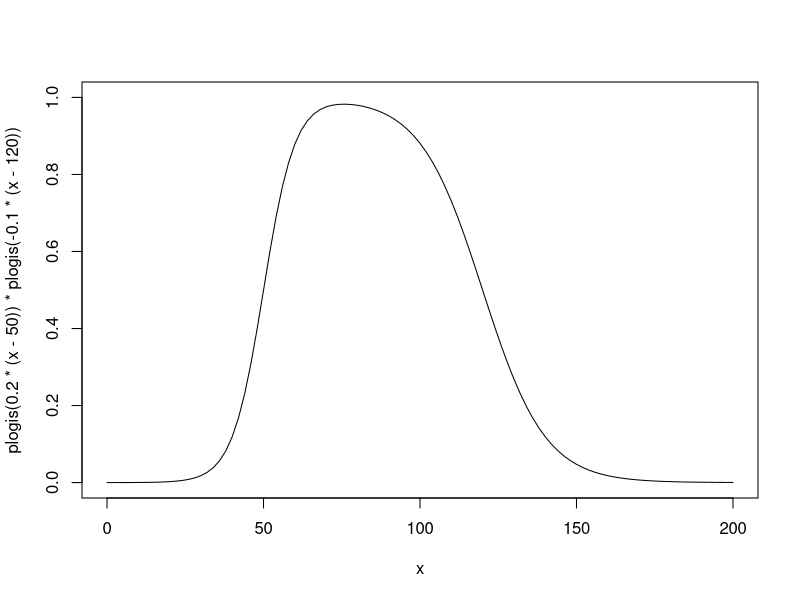
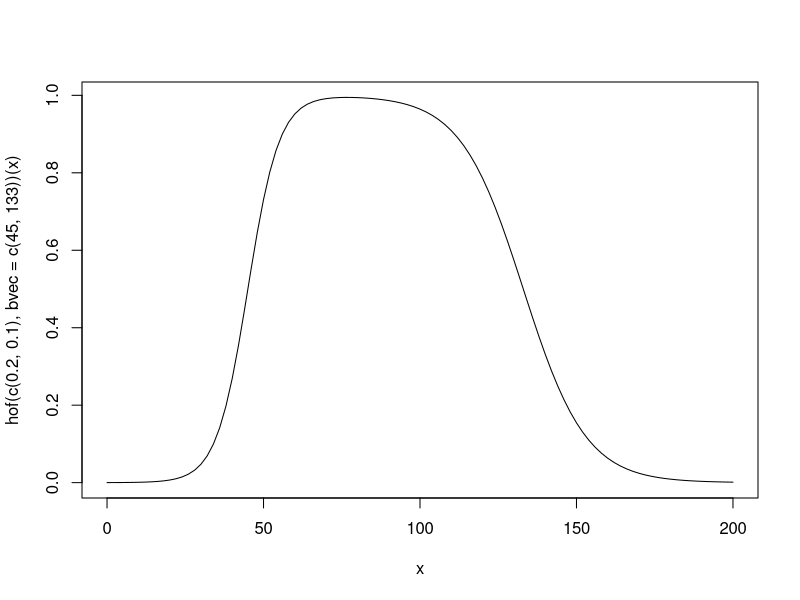
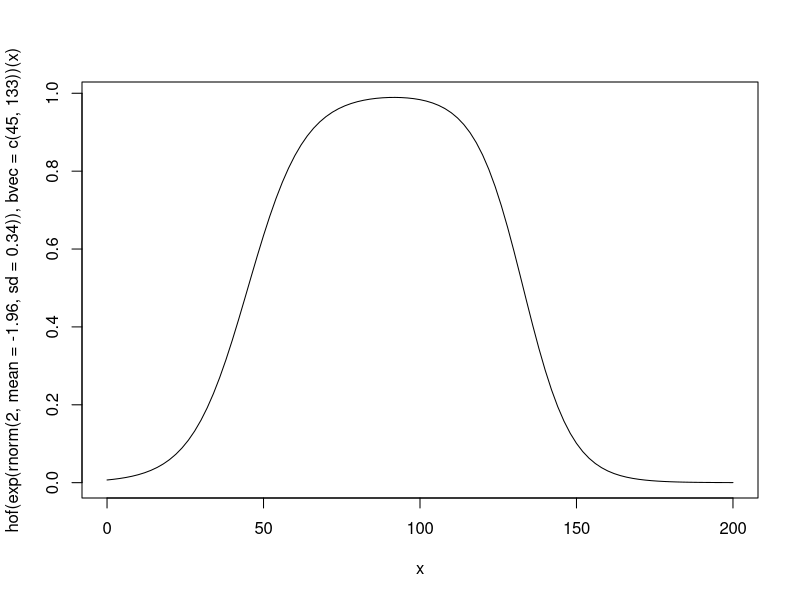
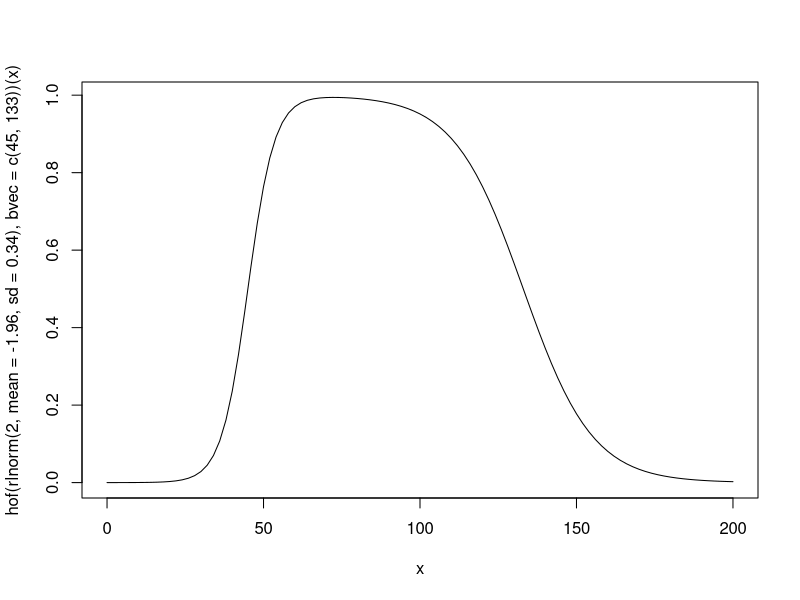
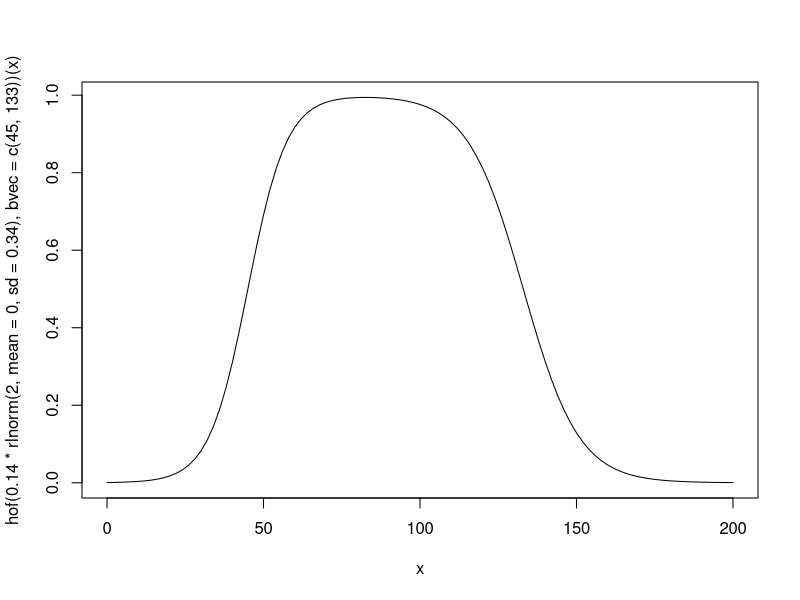
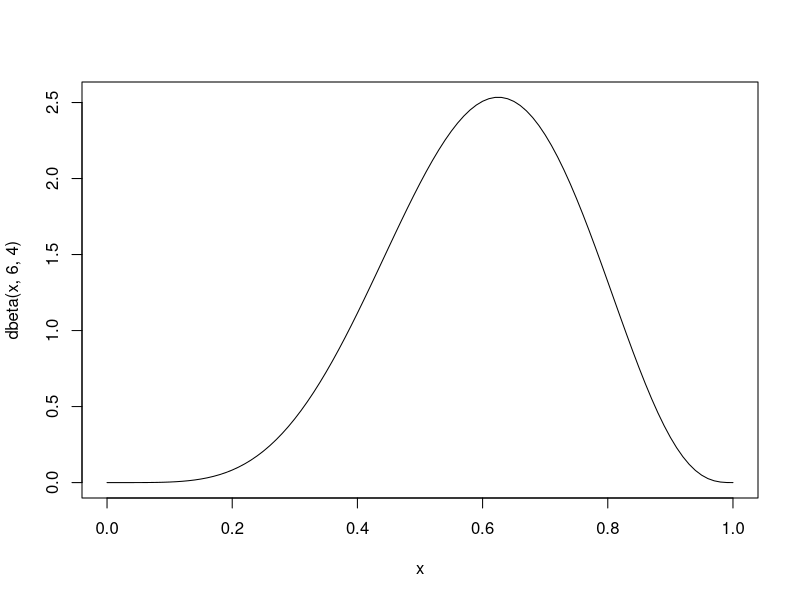
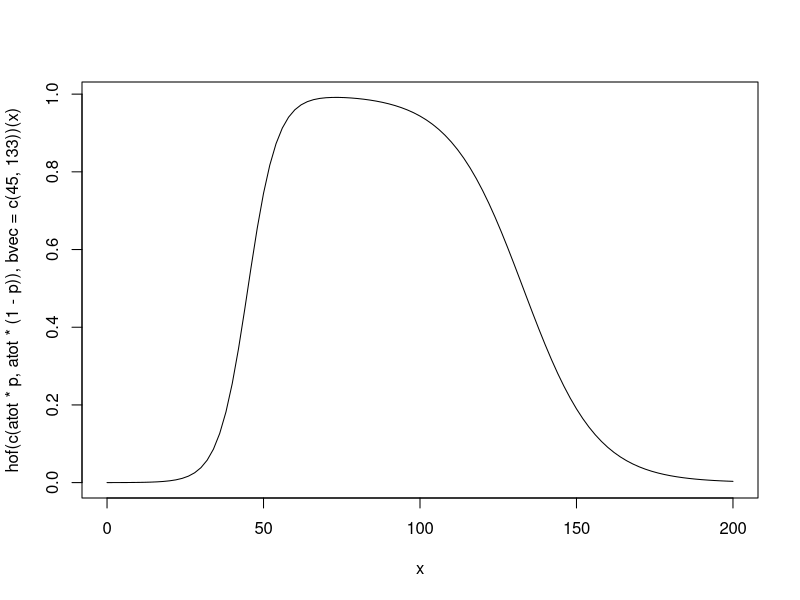
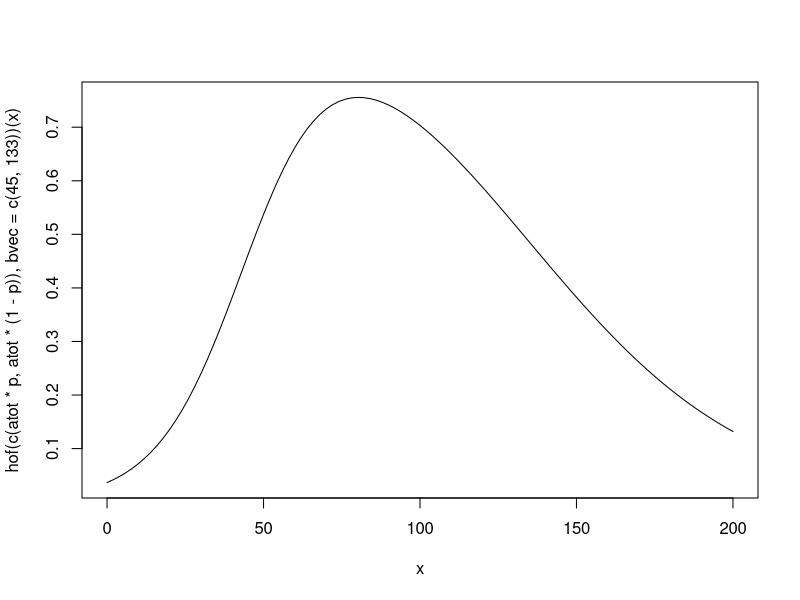

Source code (R) for these figures, in order:

abar <- .7
assym <- .5
as <- rnorm(2, abar, assym)

curve(plogis(.2*(x - 50)) * plogis(-.1 * (x - 120)),
      xlim = c(0, 200), ylim = c(0, 1))

hof <- function(avec, bvec){
  force(avec)
  force(bvec)
  function(x) {
    plogis(avec[1]*(x - bvec[1])) * plogis(-avec[2] * (x - bvec[2]))
  }
}

curve(hof(c(.2, .1), bvec = c(45, 133))(x), xlim = c(0, 200))


(log(.2) + log(.1))/2

-1.96 - (-2.3)

curve(hof(
  exp(rnorm(2, mean = -1.96, sd = .34)),
  bvec = c(45, 133))(x),
  xlim = c(0, 200))

curve(hof(
  rlnorm(2, mean = -1.96, sd = .34),
  bvec = c(45, 133))(x),
  xlim = c(0, 200))

curve(hof(
  0.14*rlnorm(2, mean = 0, sd = .34),
  bvec = c(45, 133))(x),
  xlim = c(0, 200))

## OR factor out the TOTAL slope and partition it, with the idea that the total
## is going more to the right than the left

curve(dbeta(x, 6, 4) )

atot <- .2 + .1
p <- rbeta(1, 6, 4)
curve(hof(c(atot*p, atot*(1-p)), bvec = c(45, 133))(x), xlim = c(0, 200))

## HOF curve
hof <- function(avec, bvec){
  force(avec)
  force(bvec)
  function(x) {
    plogis(avec[1]*(x - bvec[1])) * plogis(-avec[2] * (x - bvec[2]))
  }
}
# or again via logistic distribution
atot <- rnorm(1, mean = .2, sd = .1)
# # alternative: the lognormal distribution
# atot <- rlnorm(1, mean = -1.6, sd = .2)
p <- plogis(rnorm(1, mean = .9, sd = .2))
curve(hof(c(atot*p, atot*(1-p)), bvec = c(45, 133))(x), xlim = c(0, 200))

curve(exp(-log(1 + exp(2*(x - 0)))), xlim = c(-3, 3))
